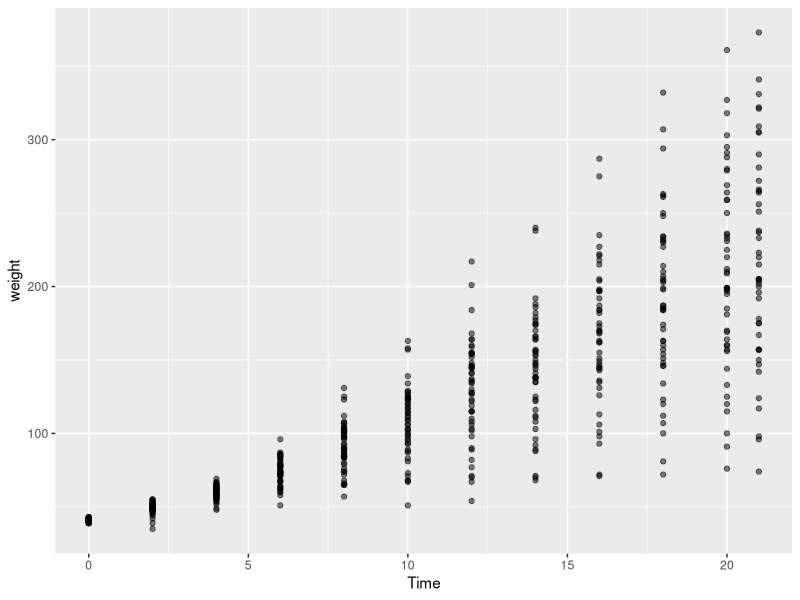
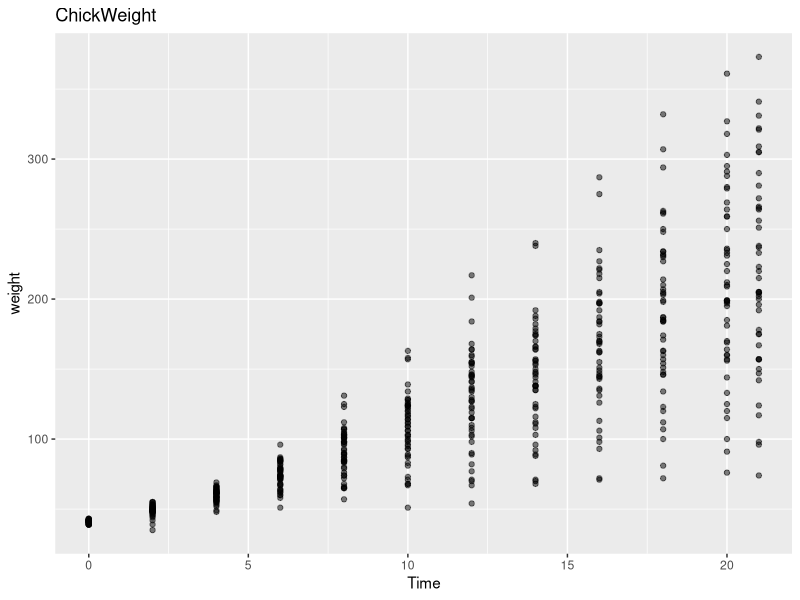
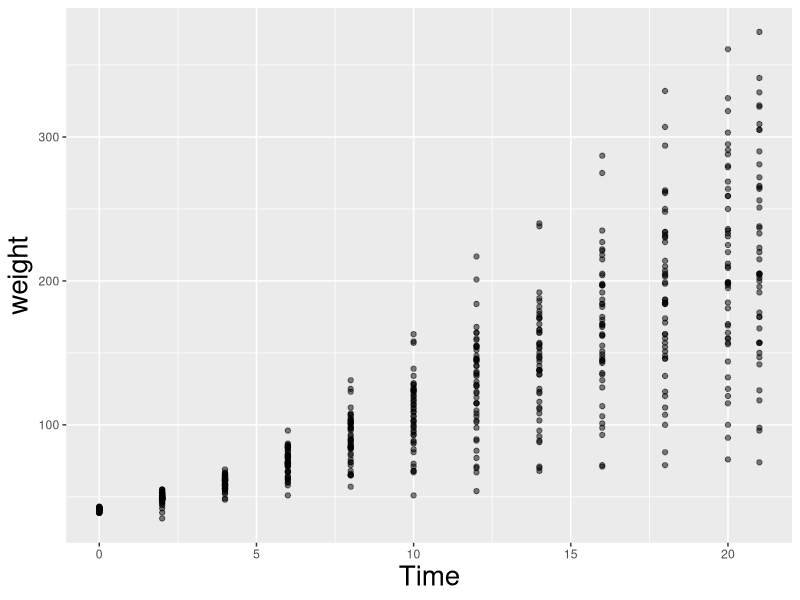
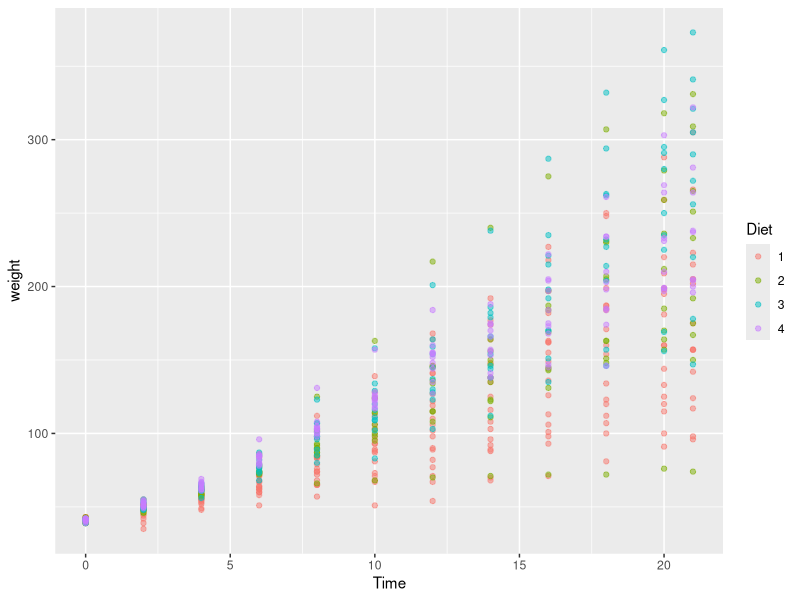
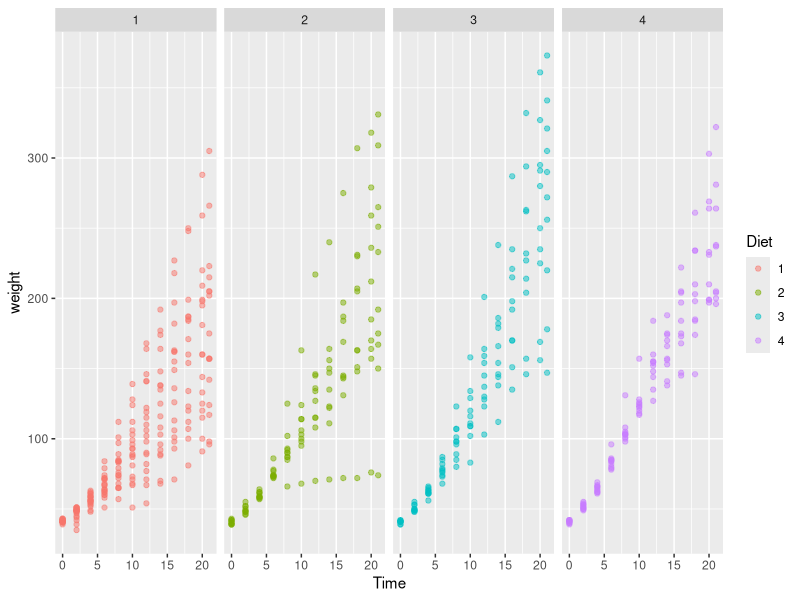
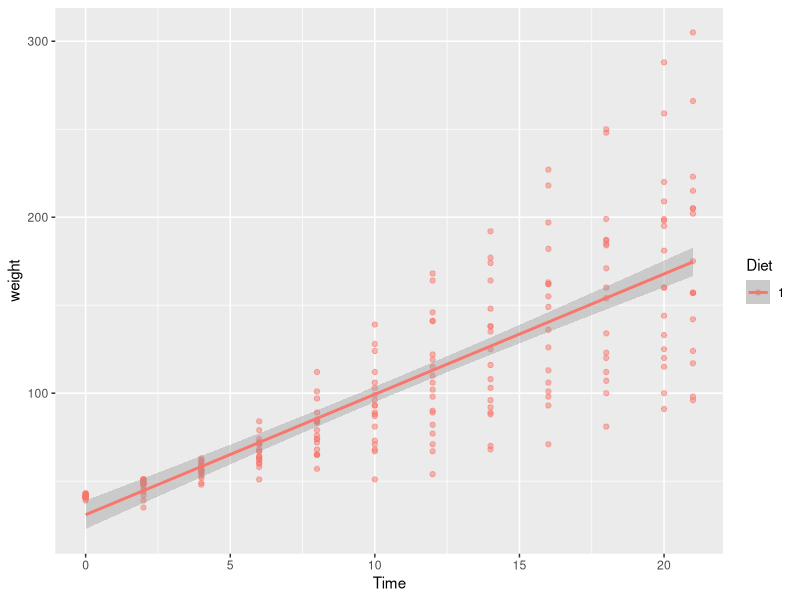

These charts were generated, in order, by the following R code:



# Exploring ChickWeight ---------------------------------------------------
library(tidyverse)
?ChickWeight
data(ChickWeight)

ChickWeight
glimpse(ChickWeight)
colnames(ChickWeight)


ChickWeight |> 
  count(Diet)
# four diets as expected

ChickWeight |>
  count(Chick, sort = TRUE) |> 
  arrange(n)
# missing data for five chicks




# Tasks without Socratic tutor -----------------------------------------------
# Based on the ChickWeight data, conduct following tasks:
# Task 1A 
# plot weight against time as scatter plot
ChickWeight |> 
  ggplot(aes(x = Time, y = weight)) + 
  geom_point(alpha = 0.5)


# Task 1B 
# plot weight against time as scatter plot with following plot title: "ChickWeight" 
ChickWeight |> 
  ggplot(aes(x = Time, y = weight)) + 
  geom_point(alpha = 0.5) + 
  labs(title = "ChickWeight")




# Tasks with Socratic tutor -----------------------------------------------
## Prompt for Socratic tutor 
# You are my strict coding tutor. Do not write full solutions or final code for me. Instead, use the Socratic method, give me conceptual explanations, ask guiding questions, and provide small hints to help me solve problems on my own.


# Task 2A
# plot weight against time as scatter plot x and y title size equal to 20
ChickWeight |> 
  ggplot(aes(x = Time, y = weight)) + 
  geom_point(alpha = 0.5) +
  theme(axis.title = element_text(size  = 20))


# Task 2B
# plot weight against time as scatter plot (colored by diet)
ChickWeight |> 
  ggplot(aes(x = Time, y = weight, color = Diet)) + 
  geom_point(alpha = 0.5)

# Task 2C
# plot weight against time as scatter plot  (colored by diet and facetted by diet)
ChickWeight |> 
  ggplot(aes(x = Time, y = weight, color = Diet)) + 
  geom_point(alpha = 0.5) + 
  facet_wrap(~Diet, ncol = 4)

# Task 2D
# fit linear model for chickens on diet 1 and return estimates for intercept, 
# slope, and p-value
ChickWeight_diet1 <- ChickWeight |> 
  filter(Diet == 1)

fit_diet1 <- lm(weight ~ Time, data = ChickWeight_diet1)
summary(fit_diet1)

# Task 2E
# plot weight against time for diet 1 and draw the line of the best fit based 
# on linear model
ChickWeight_diet1 <- ChickWeight |> 
  filter(Diet == 1)

ChickWeight_diet1 |> 
  ggplot(aes(x = Time, y = weight, color = Diet)) + 
  geom_point(alpha = 0.5) +
  geom_smooth(method = "lm")

# Task 2F
# calculate mean per diet at time = 20
ChickWeight_time20 <- ChickWeight |> 
  filter(Time == 20)

ChickWeight_time20 |> 
  group_by(Diet) |> 
  reframe(
    mean_weight = mean(weight)
  )
